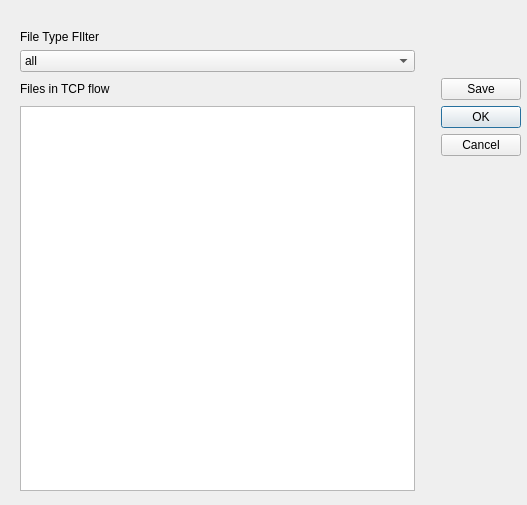
<?xml version="1.0" encoding="UTF-8"?>
<ui version="4.0">
 <class>FileDialog</class>
 <widget class="QDialog" name="FileDialog">
  <property name="geometry">
   <rect>
    <x>0</x>
    <y>0</y>
    <width>527</width>
    <height>505</height>
   </rect>
  </property>
  <property name="windowTitle">
   <string>Extract File ...</string>
  </property>
  <widget class="QWidget" name="gridLayoutWidget">
   <property name="geometry">
    <rect>
     <x>0</x>
     <y>10</y>
     <width>521</width>
     <height>481</height>
    </rect>
   </property>
   <layout class="QGridLayout" name="gridLayout">
    <item row="3" column="1">
     <widget class="QLabel" name="label">
      <property name="text">
       <string>Files in TCP flow</string>
      </property>
     </widget>
    </item>
    <item row="0" column="1">
     <spacer name="horizontalSpacer">
      <property name="orientation">
       <enum>Qt::Horizontal</enum>
      </property>
      <property name="sizeHint" stdset="0">
       <size>
        <width>40</width>
        <height>20</height>
       </size>
      </property>
     </spacer>
    </item>
    <item row="3" column="3">
     <widget class="QPushButton" name="fileButton">
      <property name="text">
       <string>Save</string>
      </property>
     </widget>
    </item>
    <item row="4" column="1">
     <widget class="QTableView" name="fileView"/>
    </item>
    <item row="4" column="2">
     <spacer name="verticalSpacer">
      <property name="orientation">
       <enum>Qt::Vertical</enum>
      </property>
      <property name="sizeHint" stdset="0">
       <size>
        <width>20</width>
        <height>40</height>
       </size>
      </property>
     </spacer>
    </item>
    <item row="4" column="0">
     <spacer name="verticalSpacer_2">
      <property name="orientation">
       <enum>Qt::Vertical</enum>
      </property>
      <property name="sizeHint" stdset="0">
       <size>
        <width>20</width>
        <height>40</height>
       </size>
      </property>
     </spacer>
    </item>
    <item row="2" column="1">
     <widget class="QComboBox" name="fileTypeBox">
      <item>
       <property name="text">
        <string>all</string>
       </property>
      </item>
      <item>
       <property name="text">
        <string>img (jpg/ jpeg/ gif/ png...)</string>
       </property>
      </item>
      <item>
       <property name="text">
        <string>doc (doc/ docx/ pdf...)</string>
       </property>
      </item>
      <item>
       <property name="text">
        <string>video (avi/ mp4/ rmvb...)</string>
       </property>
      </item>
     </widget>
    </item>
    <item row="4" column="3">
     <widget class="QDialogButtonBox" name="buttonBox">
      <property name="layoutDirection">
       <enum>Qt::LeftToRight</enum>
      </property>
      <property name="orientation">
       <enum>Qt::Vertical</enum>
      </property>
      <property name="standardButtons">
       <set>QDialogButtonBox::Cancel|QDialogButtonBox::Ok</set>
      </property>
     </widget>
    </item>
    <item row="1" column="1">
     <widget class="QLabel" name="label_2">
      <property name="text">
       <string>File Type FIlter</string>
      </property>
     </widget>
    </item>
   </layout>
  </widget>
 </widget>
 <resources/>
 <connections>
  <connection>
   <sender>buttonBox</sender>
   <signal>accepted()</signal>
   <receiver>FileDialog</receiver>
   <slot>accept()</slot>
   <hints>
    <hint type="sourcelabel">
     <x>479</x>
     <y>277</y>
    </hint>
    <hint type="destinationlabel">
     <x>263</x>
     <y>252</y>
    </hint>
   </hints>
  </connection>
  <connection>
   <sender>buttonBox</sender>
   <signal>rejected()</signal>
   <receiver>FileDialog</receiver>
   <slot>reject()</slot>
   <hints>
    <hint type="sourcelabel">
     <x>479</x>
     <y>277</y>
    </hint>
    <hint type="destinationlabel">
     <x>263</x>
     <y>252</y>
    </hint>
   </hints>
  </connection>
 </connections>
</ui>
